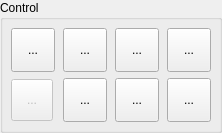
       <widget class="QGroupBox" name="grpControl">
        <property name="title">
         <string>Control</string>
        </property>
        <layout class="QVBoxLayout" name="verticalLayout" stretch="0">
         <property name="leftMargin">
          <number>8</number>
         </property>
         <property name="topMargin">
          <number>8</number>
         </property>
         <property name="rightMargin">
          <number>8</number>
         </property>
         <property name="bottomMargin">
          <number>8</number>
         </property>
         <item>
          <layout class="QGridLayout" name="gridLayout_5">
           <property name="horizontalSpacing">
            <number>8</number>
           </property>
           <item row="0" column="1">
            <widget class="StyledToolButton" name="cmdHome">
             <property name="minimumSize">
              <size>
               <width>44</width>
               <height>44</height>
              </size>
             </property>
             <property name="toolTip">
              <string>Home</string>
             </property>
             <property name="text">
              <string>...</string>
             </property>
             <property name="icon">
              <iconset resource="res.qrc">
               <normaloff>:/images/search_for_home2.png</normaloff>:/images/search_for_home2.png</iconset>
             </property>
             <property name="iconSize">
              <size>
               <width>30</width>
               <height>30</height>
              </size>
             </property>
            </widget>
           </item>
           <item row="0" column="2">
            <widget class="StyledToolButton" name="cmdTouch">
             <property name="minimumSize">
              <size>
               <width>44</width>
               <height>44</height>
              </size>
             </property>
             <property name="toolTip">
              <string>Z-probe</string>
             </property>
             <property name="text">
              <string>...</string>
             </property>
             <property name="icon">
              <iconset resource="res.qrc">
               <normaloff>:/images/search_for_z.png</normaloff>:/images/search_for_z.png</iconset>
             </property>
             <property name="iconSize">
              <size>
               <width>30</width>
               <height>30</height>
              </size>
             </property>
            </widget>
           </item>
           <item row="0" column="3">
            <widget class="StyledToolButton" name="cmdZeroXY">
             <property name="minimumSize">
              <size>
               <width>44</width>
               <height>44</height>
              </size>
             </property>
             <property name="toolTip">
              <string>Zero XY</string>
             </property>
             <property name="text">
              <string>...</string>
             </property>
             <property name="icon">
              <iconset resource="res.qrc">
               <normaloff>:/images/axis_zero.png</normaloff>:/images/axis_zero.png</iconset>
             </property>
             <property name="iconSize">
              <size>
               <width>30</width>
               <height>30</height>
              </size>
             </property>
            </widget>
           </item>
           <item row="0" column="4">
            <widget class="StyledToolButton" name="cmdZeroZ">
             <property name="minimumSize">
              <size>
               <width>44</width>
               <height>44</height>
              </size>
             </property>
             <property name="toolTip">
              <string>Zero Z</string>
             </property>
             <property name="text">
              <string>...</string>
             </property>
             <property name="icon">
              <iconset resource="res.qrc">
               <normaloff>:/images/zero_z.png</normaloff>:/images/zero_z.png</iconset>
             </property>
             <property name="iconSize">
              <size>
               <width>30</width>
               <height>30</height>
              </size>
             </property>
            </widget>
           </item>
           <item row="1" column="1">
            <widget class="StyledToolButton" name="cmdReturnXY">
             <property name="enabled">
              <bool>false</bool>
             </property>
             <property name="minimumSize">
              <size>
               <width>42</width>
               <height>42</height>
              </size>
             </property>
             <property name="toolTip">
              <string>Restore XYZ</string>
             </property>
             <property name="text">
              <string>...</string>
             </property>
             <property name="icon">
              <iconset resource="res.qrc">
               <normaloff>:/images/axis_return.png</normaloff>:/images/axis_return.png</iconset>
             </property>
             <property name="iconSize">
              <size>
               <width>30</width>
               <height>30</height>
              </size>
             </property>
            </widget>
           </item>
           <item row="1" column="2">
            <widget class="StyledToolButton" name="cmdTopZ">
             <property name="minimumSize">
              <size>
               <width>44</width>
               <height>44</height>
              </size>
             </property>
             <property name="toolTip">
              <string>Safe Z</string>
             </property>
             <property name="text">
              <string>...</string>
             </property>
             <property name="icon">
              <iconset resource="res.qrc">
               <normaloff>:/images/safe_z.png</normaloff>:/images/safe_z.png</iconset>
             </property>
             <property name="iconSize">
              <size>
               <width>30</width>
               <height>30</height>
              </size>
             </property>
            </widget>
           </item>
           <item row="1" column="3">
            <widget class="StyledToolButton" name="cmdReset">
             <property name="minimumSize">
              <size>
               <width>44</width>
               <height>44</height>
              </size>
             </property>
             <property name="toolTip">
              <string>Reset</string>
             </property>
             <property name="text">
              <string>...</string>
             </property>
             <property name="icon">
              <iconset resource="res.qrc">
               <normaloff>:/images/restart.png</normaloff>:/images/restart.png</iconset>
             </property>
             <property name="iconSize">
              <size>
               <width>30</width>
               <height>30</height>
              </size>
             </property>
            </widget>
           </item>
           <item row="1" column="4">
            <widget class="StyledToolButton" name="cmdUnlock">
             <property name="enabled">
              <bool>true</bool>
             </property>
             <property name="minimumSize">
              <size>
               <width>44</width>
               <height>44</height>
              </size>
             </property>
             <property name="toolTip">
              <string>Unlock</string>
             </property>
             <property name="text">
              <string>...</string>
             </property>
             <property name="icon">
              <iconset resource="res.qrc">
               <normaloff>:/images/unlock.png</normaloff>:/images/unlock.png</iconset>
             </property>
             <property name="iconSize">
              <size>
               <width>24</width>
               <height>24</height>
              </size>
             </property>
            </widget>
           </item>
          </layout>
         </item>
        </layout>
       </widget>
